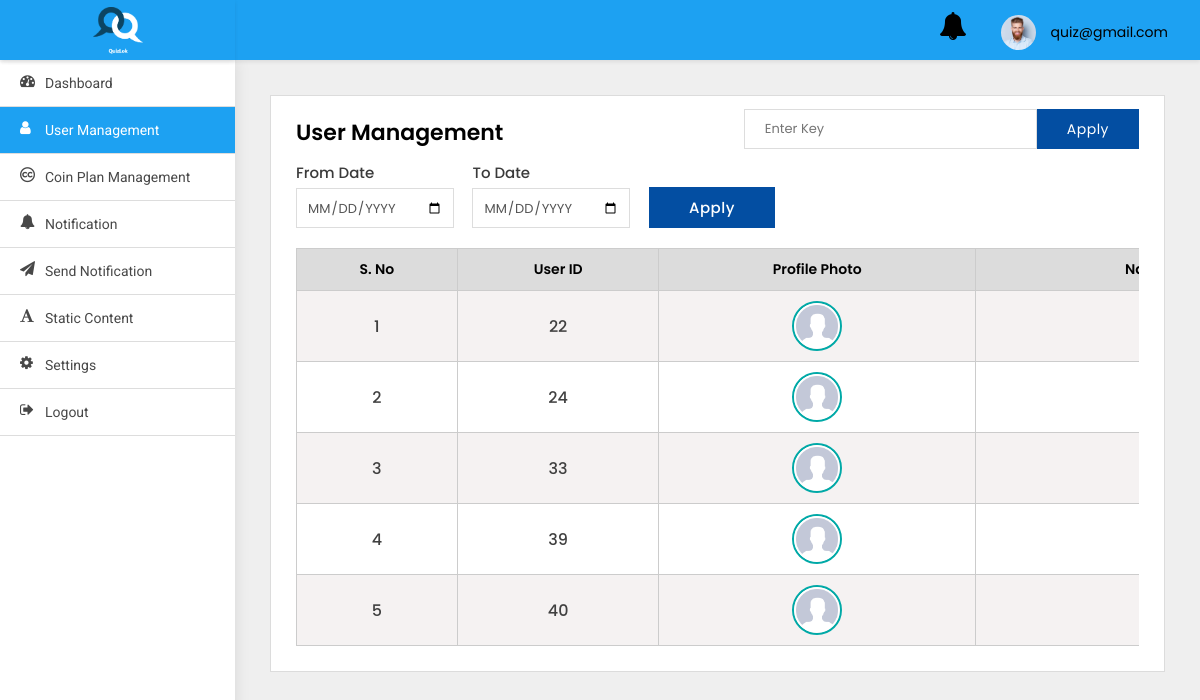
/adminpanel/users-list/ (signed in), run on the app's committed database.
### adminpanel/models.py (models this page shows)
class User(AbstractBaseUser, PermissionsMixin):
    first_name = models.CharField(default='first name', max_length=100)
    last_name = models.CharField(default='', max_length=100, null=True, blank=True)
    email = models.CharField(default='', max_length=255, unique=True)
    country_code = models.CharField(default='+91', max_length=10)
    phone_number = models.CharField(default='', max_length=13)
    profile_pic = models.ImageField(default='default_profile.png', null=True, blank=True)
    device_token = models.CharField(default='', max_length=500, null=True, blank=True)
    remember_me = models.BooleanField(default=False)
    password = models.CharField(default='123456', max_length=100)
    confirm_password = models.CharField(default='123456', max_length=100)
    created_at = models.DateTimeField(auto_now_add=True)
    is_active = models.BooleanField(default=True)
    is_staff = models.BooleanField(default=False)
    is_blocked = models.BooleanField(default=False)
    objects = UserManager()
    USERNAME_FIELD = 'email'
    class Meta:
        ordering = ('-created_at',)

### src/models.py (models this page shows)
class AppUser(models.Model):
    username = models.CharField(default='first name', max_length=100)
    country_code = models.CharField(default='+91', max_length=10)
    phone_number = models.CharField(default='', max_length=13)
    password = models.CharField(default='123456', max_length=100)
    profile_pic = models.ImageField(default='default_profile.png', null=True, blank=True)
    device_token = models.CharField(default='', max_length=2000)
    created_at = models.DateTimeField(auto_now_add=True)

### adminpanel/views.py (the view)
# urls.py: path('users-list/', UsersList.as_view(), name='users-list'),
class UsersList(LoginRequiredMixin, ListView):
    paginate_by = 5
    model = User
    template_name = 'user-management.html'
    login_url = 'adminpanel:login'
    def get(self, request, *args, **kwargs):
        qs = self.request.GET.get('qs')
        if qs:
            search = AppUser.objects.filter(Q(username__icontains=qs) |
                                            Q(id__icontains=qs) |
                                            Q(phone_number__icontains=qs))
            search_count = len(search)
            context = {
                'search': search,
            }
            if search:
                messages.info(self.request, str(
                    search_count) + ' matches found')
                return render(self.request, 'user-management.html', context)
            else:
                messages.info(self.request, 'No results found')
                return render(self.request, 'user-management.html', context)
        else:
            users = AppUser.objects.all()
            myfilter = UserFilter(self.request.GET, queryset=users)
            users = myfilter.qs
            print(users.count())
            paginator = Paginator(users, self.paginate_by)
            page_number = self.request.GET.get('page')
            page_obj = paginator.get_page(page_number)
            context = {
                'object_list': users,
                'myfilter': myfilter,
                'pages': page_obj,
            }
            return render(self.request, "user-management.html", context)

### adminpanel/templates/user-management.html (shortened to what this page needs)
{% extends 'base.html' %}
{% block body %}
<div class="WrapperArea">
    <div class="WrapperBox">
        <div class="Small-Wrapper">
            <div class="SearchBox">
                <form action="" method="get">
                    <input type="text" name="qs" placeholder="Enter Key">
                    <button>Apply</button>
                </form>
            </div>
            <h4 class="Title">User Management</h4>
            <div class="Filter">
                <form method="get">
                    <div class="form-group">
                        <label>From Date</label>
                        <input type="date" name="from_date" class="form-control">
                    </div>
                    <div class="form-group">
                        <label>To Date</label>
                        <input type="date" name="to_date" class="form-control">
                    </div>
                    <div class="form-group">
                        <label>&nbsp;</label>
                        <button class="Button" type="submit">Apply</button>
                    </div>
                </form>
            </div>
            {% if search %}
            <div class="TableList">
                <div class="dragscroll">
                    <table style="width: 150vw">
                        <thead>
                        <tr>
                            <th>S. No</th>
                            <th>User ID</th>
                            <th>Name of the user</th>
                            <th>Profile Photo</th>
                            <th>Phone Number</th>
                            <th>Action</th>
                        </tr>
                        </thead>
                        <tbody>
                        {% for object in search %}
                        <tr>
                            <td>{{forloop.counter}}</td>
                            <td>{{object.id}}</td>
                            <td>{{object.username}}</td>
                            {% if object.profile_pic %}
                            <td>
                                <figure><img src="{{object.profile_pic.url}}" alt="Profile pic"></figure>
                            </td>
                            {% else %}
                            <td>
                                <figure><img src="https://snapic-bucket.s3.amazonaws.com/static/default_profile.png"
                                             alt=""></figure>
                            </td>
                            {% endif %}
                            <td>{{object.phone_number}}</td>
                            <td>
                                <a class="Blue" href="{% url 'adminpanel:user-detail' object.id %}">
                                    <i class="fa fa-eye"></i>
                                </a>
                                <button class="Red deleteButton" value="{{object.id}}" data-toggle="modal"
                                        data-target="#DeleteModal" style="border:none;box-shadow:none;
                                                                                background:transparent;outline:0;">
                                    <i class="fa fa-trash"></i>
                                </button>
                                {% if object.is_blocked %}
                                <button class="Red cross" data-target="#UnBlock" data-toggle="modal"
                                        value="{{object.id}}"
                                        style="border:none;box-shadow:none;background:transparent;outline:0;margin-left:10px;">
                                    <i class="fa fa-ban"></i>
                                </button>
                                {% else %}
                                <button class="Green tick" data-target="#Block" data-toggle="modal"
                                        value="{{object.id}}"
                                        style="border:none;box-shadow:none;background:transparent;outline:0;margin-left:10px;">
                                    <i class="fa fa-check"></i>
                                </button>
                                {% endif %}
                            </td>
                        </tr>
                        {% endfor %}
                        </tbody>
                    </table>
                </div>
            </div>
            {% elif pages %}
            <div class="TableList">
                <div class="dragscroll">
                    <table style="width: 150vw">
                        <thead>
                        <tr>
                            <th>S. No</th>
                            <th>User ID</th>
                            <th>Profile Photo</th>
                            <th>Name of the user</th>
                        </tr>
                        </thead>
                        <tbody>
                        {% for object in pages %}
                        <tr>
                            <td>{{forloop.counter}}</td>
                            <td>{{object.id}}</td>
                            {% if object.profile_pic %}
                            <td>
                                <center>
                                    <figure><img src="{{object.profile_pic.url}}" alt="Profile pic"></figure>
                                </center>
                            </td>
                            {% endif %}
                            <td>{{object.username}}</td>
                        </tr>
                        {% endfor %}
                        </tbody>
                    </table>
                </div>
            </div>
            {% endif %}
        </div>
    </div>
</div>
{% endblock body %}

### adminpanel/templates/base.html (shortened to what this page needs)
{% load static %}
<html lang="en">
<head>
    <link type="text/css" rel="stylesheet" href="{% static 'adminpanel/css/style.css' %}">
</head>
<body>
<div class="Header">
    <div class="Logo">
        <img src="{% static 'adminpanel/images/logo_splash.png' %}">
    </div>
    <div class="Navigation">
        <div class="header-notifications">
            <a href="{% url 'adminpanel:notification' %}">
                <i class="fa fa-bell fa-2x" aria-hidden="true"></i>
            </a>
        </div>
        <div class="Avater">
            <a href="javascript:void(0);">
                <figure><img src="{% static 'adminpanel/images/profile.jpg' %}"></figure>
                {{user}} </a>
        </div>
    </div>
</div>
<div class="SidenavBar">
    <ul>
        <li class="nav-item nav-link {% if request.resolver_match.view_name  == 'adminpanel:dashboard' %}active{% endif %}">
            <a href="{% url 'adminpanel:dashboard'  %}">
                <span><i class="fa fa-tachometer"></i></span> Dashboard
            </a>
        </li>
        <li class="nav-item nav-link {% if request.resolver_match.view_name  == 'adminpanel:users-list' %}active{% endif %}">
            <a href="{% url 'adminpanel:users-list' %}">
                <span><i class="fa fa-user"></i></span> User Management
            </a>
        </li>
        <li class="nav-item nav-link {% if request.resolver_match.view_name  == 'adminpanel:coin-plan-list' %}active{% endif %}">
            <a href="{% url 'adminpanel:coin-plan-list' %}">
                <span><i class="fa fa-creative-commons"></i></span> Coin Plan Management
            </a>
        </li>
        <li class="nav-item nav-link {% if request.resolver_match.view_name  == 'adminpanel:notification' %}active{% endif %}">
            <a href="{% url 'adminpanel:notification' %}">
                <span><i class="fa fa-bell"></i></span> Notification
            </a>
        </li>
        <li class="nav-item nav-link {% if request.resolver_match.view_name  == 'adminpanel:send-notification' %}active{% endif %}">
            <a href="{% url 'adminpanel:send-notification' %}">
                <span><i class="fa fa-send"></i></span> Send Notification
            </a>
        </li>
        <li class="nav-item nav-link {% if request.resolver_match.view_name  == 'adminpanel:terms-and-condition' %}active{% endif %}">
            <a href="{% url 'adminpanel:terms-and-condition' %}">
                <span><i class="fa fa-font"></i></span> Static content
            </a>
        </li>
        <li class="nav-item nav-link {% if request.resolver_match.view_name  == 'change_password' %}active{% endif %}">
            <a href="{% url 'change_password' %}">
                <span><i class="fa fa-cog"></i></span> Settings
            </a>
        </li>
        <li class="nav-item nav-link {% if request.resolver_match.view_name  == 'logout' %}active{% endif %}">
            <a href="{% url 'logout' %}">
                <span><i class="fa fa-sign-out"></i></span> Logout
            </a>
        </li>
    </ul>
</div>
{% block body %}
{% endblock body %}
</body>
</html>

### data on the page
User: email "quiz@gmail.com"
AppUser: id "22", profile_pic (placeholder picture)
AppUser: id "24", profile_pic (placeholder picture)
AppUser: id "33", profile_pic (placeholder picture)
AppUser: id "39", profile_pic (placeholder picture)
AppUser: id "40", profile_pic (placeholder picture)
